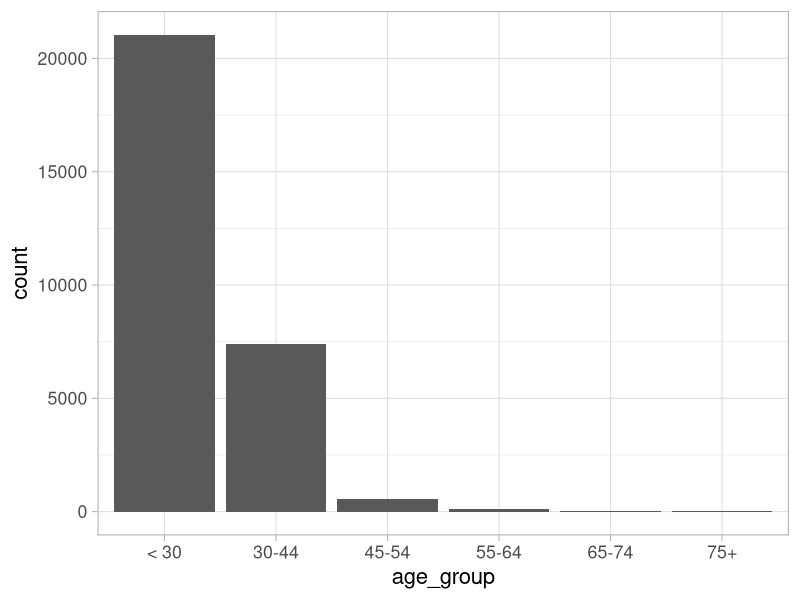
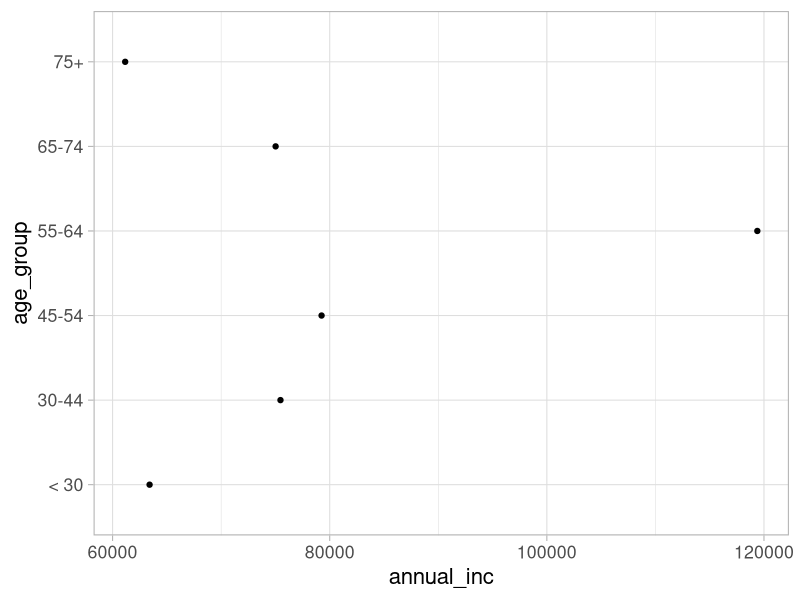
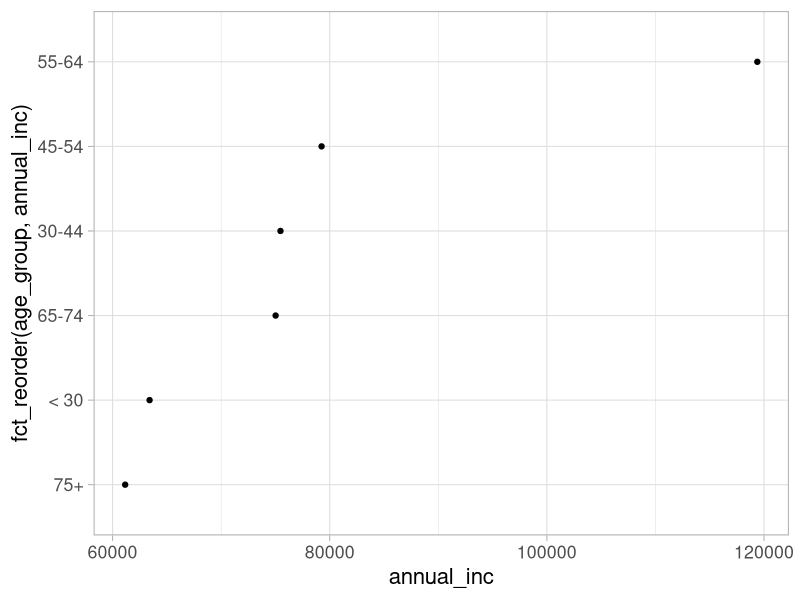
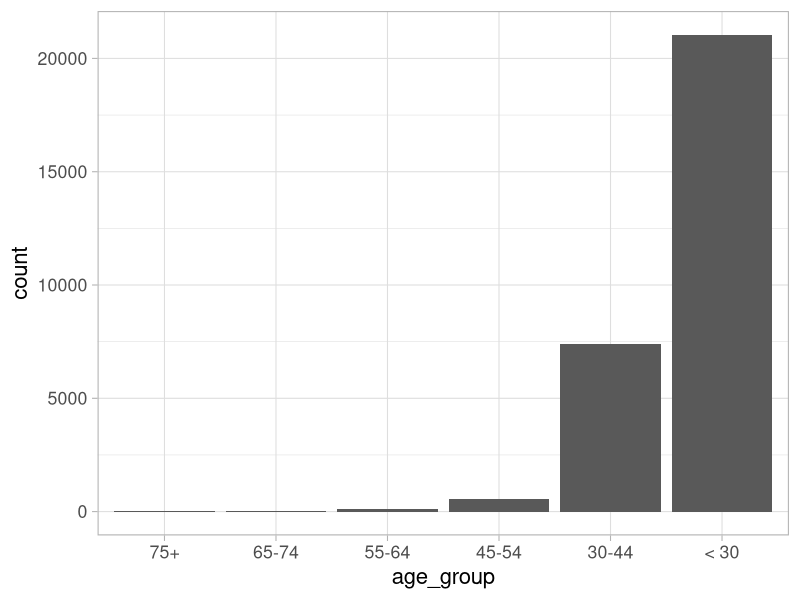

Recreate these plots in R, in order.
## ---- chunk 1
knitr::opts_chunk$set(cache = TRUE, 
                      echo = TRUE, 
                      message = FALSE, 
                      warning = FALSE,
                      fig.path = "static",
                      fig.height=6, 
                      fig.width = 1.777777*6,
                      fig.align='center',
                      tidy = FALSE, 
                      comment = NA, 
                      highlight = TRUE, 
                      prompt = FALSE, 
                      crop = TRUE,
                      comment = "#>",
                      collapse = TRUE)
knitr::opts_knit$set(width = 60)
library(tidyverse)
library(reshape2)
theme_set(theme_light(base_size = 16))
make_latex_decorator <- function(output, otherwise) {
  function() {
      if (knitr:::is_latex_output()) output else otherwise
  }
}
insert_pause <- make_latex_decorator(". . .", "\n")
insert_slide_break <- make_latex_decorator("----", "\n")
insert_inc_bullet <- make_latex_decorator("> *", "*")
insert_html_math <- make_latex_decorator("", "$$")
## ---- chunk 2

vec <- factor(c("Hello","world","Hello","Rposit"))
vec
## ---- chunk 3
factor(c("Hello","world","Hello","Rposit"), levels = c("world","Hello"))

levels(vec) <- c("Amazing","Viewers","Are")
vec

## ---- chunk 4
x1 <- c("Dec", "Apr", "Jan", "Mar")
sort(x1)
## ---- chunk 5
x2 <- c("Dec", "Apr", "Jam", "Mar")
## ---- chunk 6
month_levels <- c(
  "Jan", "Feb", "Mar", "Apr", "May", "Jun",
  "Jul", "Aug", "Sep", "Oct", "Nov", "Dec"
)

y1 <- factor(x1, levels = month_levels)
y1

sort(y1)
## ---- chunk 7

# load in libraries
library(labelled)
library(tidyverse)

# read in data
df<-readr::read_csv("loan_data_cleaned.csv")
## ---- chunk 8
# look at the few first rows
head(df,n=4)

# check the classes
sapply(df[1,],class)
## ---- chunk 9
df<-readr::read_csv("loan_data_cleaned.csv",col_types = cols(loan_status=col_factor(),
                                                             grade=col_factor(),
                                                             home_ownership=col_factor(),
                                                             emp_cat=col_factor())) |> 
  select(-1)

sapply(df[1,],class) # great
## ---- chunk 10
df<-readr::read_csv("loan_data_cleaned.csv") |> 
  select(-1)
df<- df |> 
  mutate_if(is.character,as.factor)

# check class
sapply(df[1,],class) # great
## ---- chunk 11
# put variable labels
labelled::var_label(df)<-list(loan_status="default status",
                    annual_inc="annual income",
                    home_ownership="house ownership",
                    loan_amnt="loan amount",
                    emp_cat="employment category")
## ---- chunk 12
out_new<-df |> 
  mutate(age_group=cut(age, c(min(df$age)-1, 30,45,55,65,75, max(df$age)+1), 
                        c("< 30", "30-44","45-54","55-64","65-74","75+"), right = FALSE))
# check this out
out_new |> 
  select(age,age_group)
## ---- chunk 13
table(out_new$age_group)
### or##

out_new |>
  count(age_group)

## ---- chunk 14
ggplot(out_new, aes(age_group)) +geom_bar()
## ---- chunk 15
dat_sum <- out_new |>
  group_by(age_group) |>
  summarize(
    annual_inc= mean(annual_inc, na.rm = TRUE),
    n = n()
  )
## ---- chunk 16
ggplot(dat_sum, aes(annual_inc, age_group)) + geom_point()
## ---- chunk 17
ggplot(dat_sum, aes(annual_inc, fct_reorder(age_group,annual_inc))) + geom_point()
## ---- chunk 18
p1<-out_new |>
  mutate(age_group = age_group |> fct_infreq() |> fct_rev()) |>
  ggplot(aes(age_group)) +
    geom_bar()
## ---- chunk 19
p1
## ---- chunk 20
out_new |> 
  mutate(age_group1=fct_recode(age_group,
                               "less than 30" ="< 30",
                               "greater than 75"="75+")) |> 
  count(age_group1)
## ---- chunk 21
out_new |> 
  mutate(age_group2=fct_collapse(age_group,
                                 "30-54"=c("30-44","45-54"),
                                 "55-74"=c("55-64","65-74"))) |> 
  count(age_group2)
## ---- chunk 22
out_new %>%
  mutate(age_group3= fct_lump(age_group)) %>%
  count(age_group3)
## ---- chunk 23
out_new %>%
  mutate(age_group3= fct_lump(age_group,n=3)) %>%
  count(age_group3)
